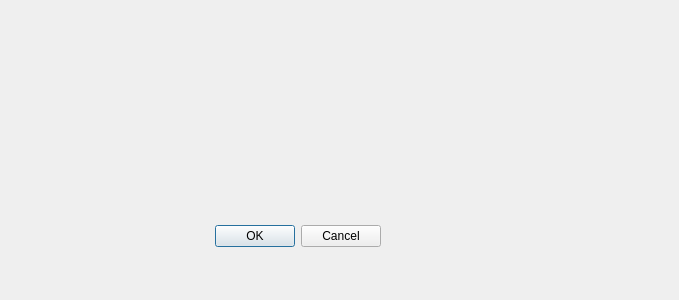
<?xml version="1.0" encoding="UTF-8"?>
<ui version="4.0">
 <class>Dialog</class>
 <widget class="QDialog" name="Dialog">
  <property name="geometry">
   <rect>
    <x>0</x>
    <y>0</y>
    <width>679</width>
    <height>300</height>
   </rect>
  </property>
  <property name="windowTitle">
   <string>Dialog</string>
  </property>
  <widget class="QDialogButtonBox" name="buttonBox">
   <property name="geometry">
    <rect>
     <x>40</x>
     <y>220</y>
     <width>341</width>
     <height>32</height>
    </rect>
   </property>
   <property name="orientation">
    <enum>Qt::Orientation::Horizontal</enum>
   </property>
   <property name="standardButtons">
    <set>QDialogButtonBox::StandardButton::Cancel|QDialogButtonBox::StandardButton::Ok</set>
   </property>
  </widget>
 </widget>
 <resources/>
 <connections>
  <connection>
   <sender>buttonBox</sender>
   <signal>accepted()</signal>
   <receiver>Dialog</receiver>
   <slot>accept()</slot>
   <hints>
    <hint type="sourcelabel">
     <x>248</x>
     <y>254</y>
    </hint>
    <hint type="destinationlabel">
     <x>157</x>
     <y>274</y>
    </hint>
   </hints>
  </connection>
  <connection>
   <sender>buttonBox</sender>
   <signal>rejected()</signal>
   <receiver>Dialog</receiver>
   <slot>reject()</slot>
   <hints>
    <hint type="sourcelabel">
     <x>316</x>
     <y>260</y>
    </hint>
    <hint type="destinationlabel">
     <x>286</x>
     <y>274</y>
    </hint>
   </hints>
  </connection>
 </connections>
</ui>
